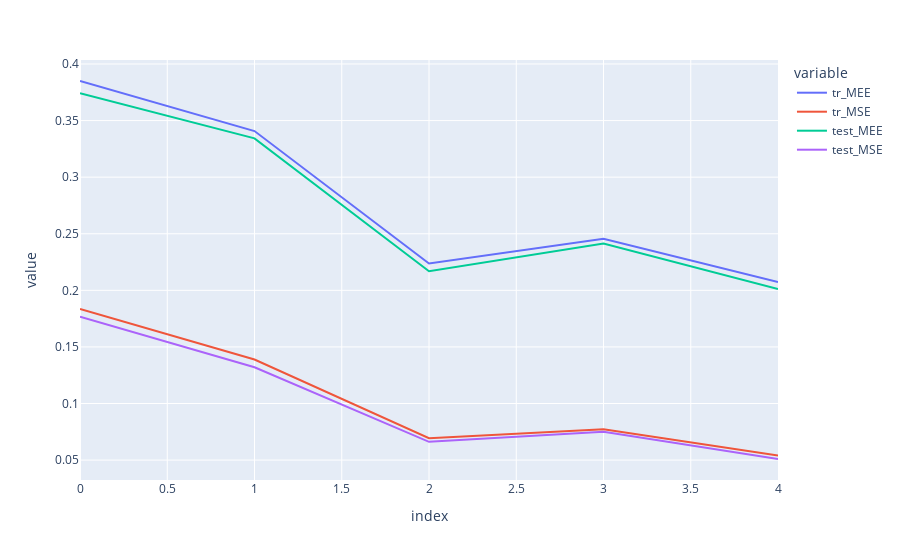

Notebook source saved alongside this figure:
### Code cell
dat = pd.DataFrame({'tr_MEE':ens_err_train[1], 'tr_MSE':ens_err_train[0],
                    'test_MEE':ens_err_test[1], 'test_MSE':ens_err_test[0]})

a = px.line(dat)
a.show()

### Figure 1 — Plotly figure (JSON) as saved in the notebook; plotly's stock layout.template omitted (floating-point values rounded to 4 significant figures)
{"data": [{"hovertemplate": "variable=tr_MEE<br>index=%{x}<br>value=%{y}<extra></extra>", "legendgroup": "tr_MEE", "line": {"color": "#636efa", "dash": "solid"}, "marker": {"symbol": "circle"}, "mode": "lines", "name": "tr_MEE", "orientation": "v", "showlegend": true, "type": "scatter", "x": [0, 1, 2, 3, 4], "xaxis": "x", "y": [0.385, 0.3407, 0.2237, 0.2455, 0.2073], "yaxis": "y"}, {"hovertemplate": "variable=tr_MSE<br>index=%{x}<br>value=%{y}<extra></extra>", "legendgroup": "tr_MSE", "line": {"color": "#EF553B", "dash": "solid"}, "marker": {"symbol": "circle"}, "mode": "lines", "name": "tr_MSE", "orientation": "v", "showlegend": true, "type": "scatter", "x": [0, 1, 2, 3, 4], "xaxis": "x", "y": [0.1835, 0.1388, 0.06931, 0.07726, 0.05412], "yaxis": "y"}, {"hovertemplate": "variable=test_MEE<br>index=%{x}<br>value=%{y}<extra></extra>", "legendgroup": "test_MEE", "line": {"color": "#00cc96", "dash": "solid"}, "marker": {"symbol": "circle"}, "mode": "lines", "name": "test_MEE", "orientation": "v", "showlegend": true, "type": "scatter", "x": [0, 1, 2, 3, 4], "xaxis": "x", "y": [0.3742, 0.3342, 0.2169, 0.2413, 0.2012], "yaxis": "y"}, {"hovertemplate": "variable=test_MSE<br>index=%{x}<br>value=%{y}<extra></extra>", "legendgroup": "test_MSE", "line": {"color": "#ab63fa", "dash": "solid"}, "marker": {"symbol": "circle"}, "mode": "lines", "name": "test_MSE", "orientation": "v", "showlegend": true, "type": "scatter", "x": [0, 1, 2, 3, 4], "xaxis": "x", "y": [0.1768, 0.132, 0.06611, 0.07499, 0.05096], "yaxis": "y"}], "layout": {"legend": {"title": {"text": "variable"}, "tracegroupgap": 0}, "margin": {"t": 60}, "xaxis": {"anchor": "y", "domain": [0, 1], "title": {"text": "index"}}, "yaxis": {"anchor": "x", "domain": [0, 1], "title": {"text": "value"}}}}
